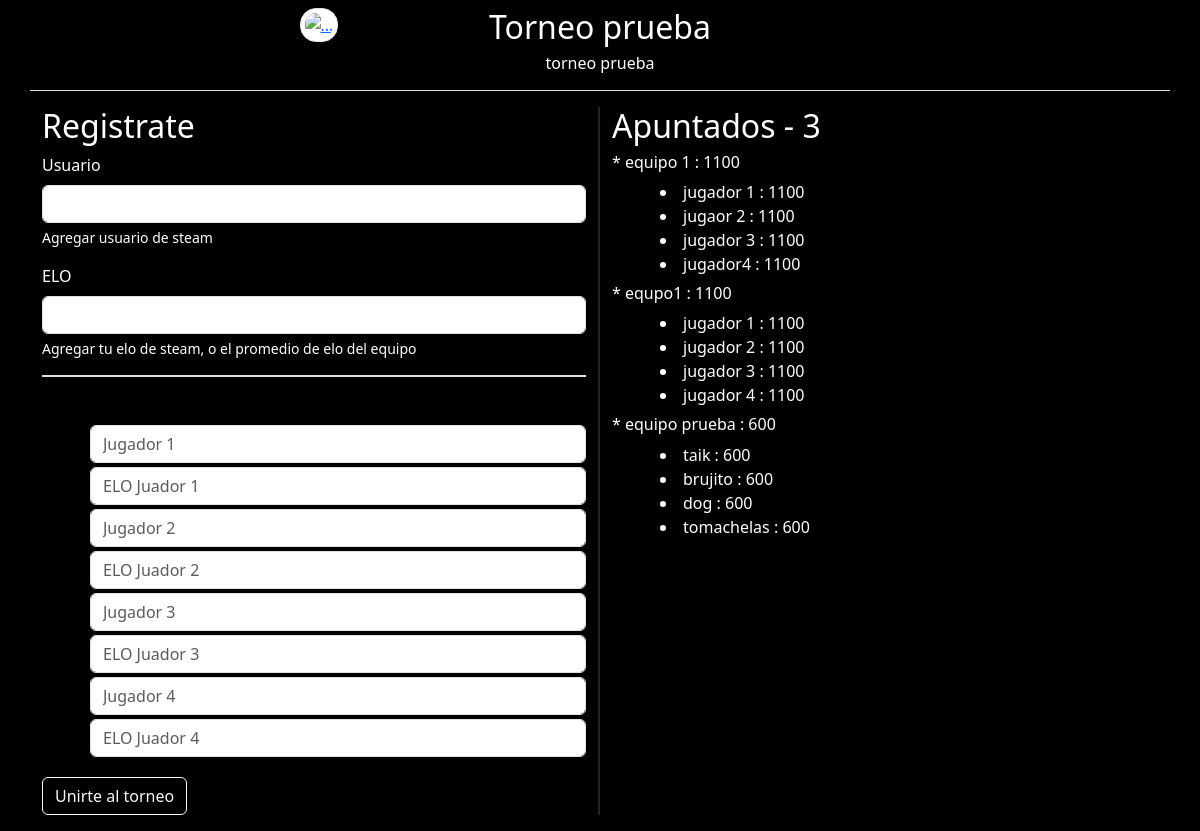
Page /join_tournament/1 on the committed database.
### team/models.py (models this page shows)
class Tournament(models.Model):
    name = models.CharField(max_length=140)
    description = models.TextField(default='Torneo Sacro Imperio Manco')
    points_wins = models.IntegerField(default=1)
    status = models.ForeignKey(TournamentStatus, on_delete=models.DO_NOTHING)
    number_teams = models.IntegerField(default=0)
    active = models.BooleanField(default=True)

class TournamentGamer(models.Model):
    name = models.CharField(max_length=140)
    elo = models.IntegerField(default=1000)
    tournament = models.ForeignKey(Tournament, on_delete=models.DO_NOTHING)
    gamer_1 = models.CharField(max_length=140, default='')
    gamer_1_elo = models.IntegerField(default=1000)
    gamer_2 = models.CharField(max_length=140, default='')
    gamer_2_elo = models.IntegerField(default=1000)
    gamer_3 = models.CharField(max_length=140, default='')
    gamer_3_elo = models.IntegerField(default=1000)
    gamer_4 = models.CharField(max_length=140, default='')
    gamer_4_elo = models.IntegerField(default=1000)
    active = models.BooleanField(default=True)

### team/views.py (the view)
def join_tournament(request, pk):
    context = dict()
    if request.method == "POST":
        name = request.POST.get('username', False)
        elo = request.POST.get('elo', False)
        gamer_1 = request.POST.get('gamer_1', False)
        gamer_1_elo = request.POST.get('gamer_1_elo', False)
        gamer_2 = request.POST.get('gamer_2', False)
        gamer_2_elo = request.POST.get('gamer_2_elo', False)
        gamer_3 = request.POST.get('gamer_3', False)
        gamer_3_elo = request.POST.get('gamer_3_elo', False)
        gamer_4 = request.POST.get('gamer_4', False)
        gamer_4_elo = request.POST.get('gamer_4_elo', False)
        tournament = Tournament.objects.get(id=pk)
        TournamentGamer.objects.create(name=name, elo=elo, tournament=tournament, gamer_1=gamer_1,
                                       gamer_1_elo=gamer_1_elo, gamer_2=gamer_2, gamer_2_elo=gamer_2_elo,
                                       gamer_3=gamer_3, gamer_3_elo=gamer_3_elo, gamer_4=gamer_4,
                                       gamer_4_elo=gamer_4_elo)
        reverse_url = "../team/view_tournament"
        return HttpResponseRedirect(reverse_url)
    else:
        tournament_gamers = TournamentGamer.objects.values().filter(tournament=pk)
        tournament_data = Tournament.objects.values().filter(id=pk)[:1]
        context['tournament'] = tournament_data[0]
        is_teams_list = list(range(tournament_data[0]['number_teams'] + 1))
        is_teams_list.pop(0)
        context['is_teams'] = is_teams_list
        context['tournament_gamers'] = tournament_gamers
        context['gamers_joined'] = len(tournament_gamers)
        context['id_tournament'] = pk
        return render(request, 'join_tournament.html', context)

### templates/join_tournament.html (shortened to what this page needs)
<!doctype html>
<html lang="en">
<head>
    <link href="https://cdn.jsdelivr.net/npm/bootstrap@5.3.0-alpha3/dist/css/bootstrap.min.css" rel="stylesheet">
</head>
<body class="bg-black text-white">
    <div class="container">
        <div class="row text-center p-2 border-bottom">
            <div class="col-2 offset-2 ">
                <a href="{% url 'team:view_tournament'%}"><img src="https://cdn.discordapp.com/attachments/1061685560835571772/1095791422751391945/273029c8-e33c-4f49-93e6-2f70f7ef6f2d.jpg" class="img-thumbnail rounded-4" alt="..." style="height: 80px;" ></a>
            </div>
            <div class="col-4 text-center">
                <h2>{{tournament.name}}</h2>
                <h6>{{ tournament.description }}</h6>
            </div>
        </div>
        <div class="row my-3">
            <div class="col-12 col-lg-6 border-end border-2 border-dark">
                <h2>Registrate</h2>
                <form method="POST" class="mt-2">
                    <div class="mb-3">
                        <label for="username" class="form-label">Usuario</label>
                        <input type="input" class="form-control" id="username" name="username" aria-describedby="usernameHelp">
                        <div id="usernameHelp" class="form-text text-white">Agregar usuario de steam</div>
                    </div>
                    <div class="mb-5 pb-3 border-bottom border-2">
                        <label for="elo" class="form-label">ELO</label>
                        <input type="input" class="form-control" id="elo" name="elo" aria-describedby="eloHelp">
                        <div id="eloHelp" class="form-text text-white">Agregar tu elo de steam, o el promedio de elo del equipo</div>
                    </div>
                    {% for data in is_teams %}
                        <div class="ps-5 my-1">
                            <input type="input" class="form-control" id="gamer_{{data}}" name="gamer_{{data}}" aria-describedby="gamer_{{data}}Help" placeholder="Jugador {{ data }}" >
                        </div>
                        <div class="ps-5 my-1">
                            <input type="input" class="form-control" id="gamer_{{data}}_elo" name="gamer_{{data}}_elo" aria-describedby="gamer_{{data}}_eloHelp" placeholder="ELO Juador {{ data }}">
                        </div>
                    {% endfor %}
                    <button type="submit" class="btn btn-outline-light mt-3">Unirte al torneo</button>
                </form>
            </div>
            <div class="col-12 col-lg-6 ">
                <h2>Apuntados - {{ gamers_joined }}</h2>
                {% for data in tournament_gamers %}
                    <h6 class="my-2"> * {{ data.name }} : {{ data.elo }}</h6>
                        {% if data.gamer_1 != 'False' %}
                            <li class="ms-5">{{ data.gamer_1 }} : {{ data.gamer_1_elo }}</li>
                        {% endif %}
                        {% if data.gamer_2 != 'False' %}
                            <li class="ms-5">{{ data.gamer_2 }} : {{ data.gamer_2_elo }}</li>
                        {% endif %}
                        {% if data.gamer_3 != 'False' %}
                            <li class="ms-5">{{ data.gamer_3 }} : {{ data.gamer_3_elo }}</li>
                        {% endif %}
                        {% if data.gamer_4 != 'False' %}
                            <li class="ms-5">{{ data.gamer_4 }} : {{ data.gamer_4_elo }}</li>
                        {% endif %}
                {% endfor %}
            </div>
        </div>
    </div>
</body>
</html>

### rows in the picture
Tournament: name "Torneo prueba", description "torneo prueba"
TournamentGamer: name "equipo 1", elo "1100", gamer_1 "jugador 1", gamer_1_elo "1100", gamer_2 "jugaor 2", gamer_2_elo "1100", gamer_3 "jugador 3", gamer_3_elo "1100", gamer_4 "jugador4", gamer_4_elo "1100"
TournamentGamer: name "equpo1", elo "1100", gamer_1 "jugador 1", gamer_1_elo "1100", gamer_2 "jugador 2", gamer_2_elo "1100", gamer_3 "jugador 3", gamer_3_elo "1100", gamer_4 "jugador 4", gamer_4_elo "1100"
TournamentGamer: name "equipo prueba", elo "600", gamer_1 "taik", gamer_1_elo "600", gamer_2 "brujito", gamer_2_elo "600", gamer_3 "dog", gamer_3_elo "600", gamer_4 "tomachelas", gamer_4_elo "600"

### other values in the picture
{{ gamers_joined }} "3"
